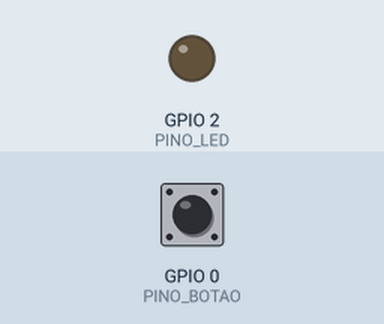
This sketch was run on a simulated ESP32. Parts: output pins drawn as LEDs (lit = HIGH). The test bench sets the inputs (shaded band); at power-on: GPIO 0 (PINO_BOTAO) HIGH. WiFi joins after 1.5 s; servers stay silent unless stated; what the sketch prints to the serial monitor is not drawn.

Above: at 2.7 s.
2.8 s: GPIO 0 (PINO_BOTAO) pulled LOW for 0.15 s
At 3.5 s:
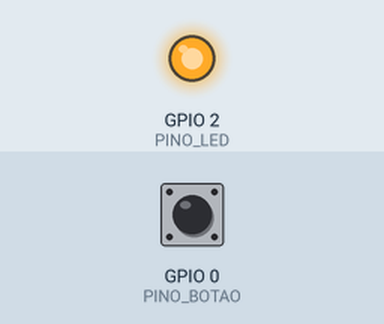
Timing chart, 0 to 9.4 s (numbered marks = the images above; inputs shaded):
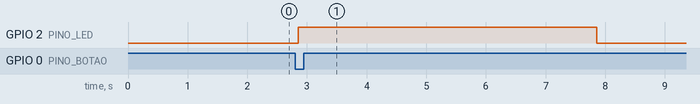

The sketch:

sketch.ino
```cpp
#include <WiFi.h>
#include <WebServer.h>

// --- Configurações do Wi-Fi ---
const char* ssid = "Wokwi-GUEST";
const char* password = "";
const int WIFI_CHANNEL = 6; // Acelera a conexão no Wokwi

// --- Definições de Hardware ---
const int PINO_BOTAO = 0;
const int PINO_LED = 2;

// --- Variáveis de Estado ---
bool ledAcionado = false;
unsigned long tempoInicioAcionamento = 0;
const unsigned long DURACAO_ACIONAMENTO = 5000; // 5 segundos

// --- Servidor Web ---
WebServer server(80);

// =================================================================================
// CÓDIGO HTML + CSS + JAVASCRIPT (Armazenado na memória flash para economizar RAM)
// =================================================================================
const char index_html[] PROGMEM = R"rawliteral(
<!DOCTYPE HTML><html>
<head>
  <title>Painel ESP32</title>
  <meta name="viewport" content="width=device-width, initial-scale=1">
  <link rel="icon" href="data:,">
  <style>
    /* Estilo Geral e Responsivo */
    body { font-family: 'Segoe UI', Tahoma, Geneva, Verdana, sans-serif; background-color: #f0f2f5; text-align: center; margin: 0; padding: 0; }
    h2 { color: #333; margin-bottom: 20px; }

    /* O Card Central */
    .card { background: white; max-width: 400px; margin: 50px auto; padding: 30px; border-radius: 15px; box-shadow: 0 4px 15px rgba(0,0,0,0.1); }

    /* O Indicador de Status (Bolinha) */
    .status-box { margin-bottom: 30px; font-size: 1.2rem; color: #555; }
    .dot { height: 15px; width: 15px; border-radius: 50%; display: inline-block; margin-right: 10px; }
    .dot-off { background-color: #bbb; }
    .dot-on { background-color: #4CAF50; box-shadow: 0 0 10px #4CAF50; }

    /* O Botão Principal */
    .button {
      background-color: #008CBA; /* Azul */
      border: none; color: white; padding: 15px 32px;
      text-align: center; text-decoration: none; display: inline-block;
      font-size: 18px; margin: 4px 2px; cursor: pointer;
      border-radius: 50px; transition: 0.3s; width: 80%;
      box-shadow: 0 4px 6px rgba(0,0,0,0.2);
    }
    .button:active { transform: scale(0.98); }
    .button:disabled { background-color: #cccccc; cursor: not-allowed; }
    .button.busy { background-color: #f44336; } /* Vermelho quando ocupado */

    /* Rodapé */
    .footer { font-size: 0.8rem; color: #888; margin-top: 20px; }
  </style>
</head>
<body>
  <div class="card">
    <h2>Gerenciador de Timer</h2>

    <div class="status-box">
      Status: <span id="status-text">Aguardando...</span>
      <span id="status-dot" class="dot dot-off"></span>
    </div>

    <button id="btn-acao" class="button" onclick="acionar()">LIGAR TIMER (5s)</button>

    <div class="footer">Painel de Controle IoT • ESP32</div>
  </div>

<script>
  // --- Lógica JavaScript (Roda no Celular/Navegador) ---

  // 1. Função para enviar o comando de ligar
  function acionar() {
    var xhttp = new XMLHttpRequest();
    xhttp.open("GET", "/ligar", true);
    xhttp.send();
    // Não precisamos mudar a tela aqui, a função de atualização fará isso
  }

  // 2. Função que roda a cada 1 segundo para atualizar o status
  setInterval(function() {
    getData();
  }, 1000);

  function getData() {
    var xhttp = new XMLHttpRequest();
    xhttp.onreadystatechange = function() {
      if (this.readyState == 4 && this.status == 200) {
        // O ESP32 retorna "1" (ligado) ou "0" (desligado)
        var estado = this.responseText;
        atualizarInterface(estado);
      }
    };
    xhttp.open("GET", "/status", true); // Chama a rota /status
    xhttp.send();
  }

  // 3. Atualiza as cores e textos da tela
  function atualizarInterface(estado) {
    var btn = document.getElementById("btn-acao");
    var dot = document.getElementById("status-dot");
    var txt = document.getElementById("status-text");

    if (estado == "1") {
      // LIGADO
      btn.innerHTML = "SISTEMA EM USO...";
      btn.classList.add("busy"); // Fica vermelho
      // btn.disabled = true; // Opcional: bloqueia o clique
      dot.className = "dot dot-on";
      txt.innerHTML = "ATIVO";
      txt.style.color = "#4CAF50";
    } else {
      // DESLIGADO
      btn.innerHTML = "LIGAR TIMER (5s)";
      btn.classList.remove("busy"); // Volta ao azul
      // btn.disabled = false;
      dot.className = "dot dot-off";
      txt.innerHTML = "Ocioso";
      txt.style.color = "#555";
    }
  }
</script>
</body>
</html>
)rawliteral";

// =================================================================================
// LÓGICA DO BACKEND (C++)
// =================================================================================

// Função Central de Lógica (Igual à sua)
void iniciarTimer(String origem) {
  digitalWrite(PINO_LED, HIGH);
  tempoInicioAcionamento = millis();
  ledAcionado = true;
  Serial.println("ACAO: " + origem + " -> LED LIGADO.");
}

// Rota Principal: Entrega a página bonita
void handleRoot() {
  server.send(200, "text/html", index_html);
}

// Rota de Comando: Recebe o pedido do JavaScript para ligar
void handleLigar() {
  if (!ledAcionado) {
    iniciarTimer("Via App Web");
    server.send(200, "text/plain", "OK");
  } else {
    server.send(200, "text/plain", "BUSY");
  }
}

// Rota de Status: Informa ao JavaScript se o LED está ligado ou não
// Isso permite que o celular saiba se alguém apertou o botão físico!
void handleStatus() {
  if (ledAcionado) {
    server.send(200, "text/plain", "1");
  } else {
    server.send(200, "text/plain", "0");
  }
}

void setup() {
  Serial.begin(115200);

  pinMode(PINO_BOTAO, INPUT_PULLUP);
  pinMode(PINO_LED, OUTPUT);
  digitalWrite(PINO_LED, LOW);

  // Wi-Fi
  Serial.print("Conectando ao Wi-Fi");
  WiFi.begin(ssid, password, WIFI_CHANNEL);
  while (WiFi.status() != WL_CONNECTED) {
    delay(100);
    Serial.print(".");
  }
  Serial.println("\nConectado! IP: " + WiFi.localIP().toString());

  // Configura Rotas
  server.on("/", handleRoot);
  server.on("/ligar", handleLigar);
  server.on("/status", handleStatus); // Nova rota essencial

  server.begin();
  Serial.println("Servidor Web Profissional Iniciado.");
}

void loop() {
  server.handleClient(); // Atende as requisições (App)

  // --- Lógica do Botão Físico ---
  if (digitalRead(PINO_BOTAO) == LOW && !ledAcionado) {
    delay(50); // Debounce
    if (digitalRead(PINO_BOTAO) == LOW) {
      iniciarTimer("Via Botao Fisico");
    }
  }

  // --- Lógica do Timer ---
  if (ledAcionado) {
    if (millis() - tempoInicioAcionamento >= DURACAO_ACIONAMENTO) {
      digitalWrite(PINO_LED, LOW);
      ledAcionado = false;
      Serial.println("Timer finalizado. LED OFF.");
    }
  }

  delay(2); // Pequena pausa para estabilidade do Wi-Fi simulado
}
```

Measured:
- after the input at 2.8 s, GPIO 2 (PINO_LED): LOW → HIGH after 0.05 s, → LOW 5.0 s later
